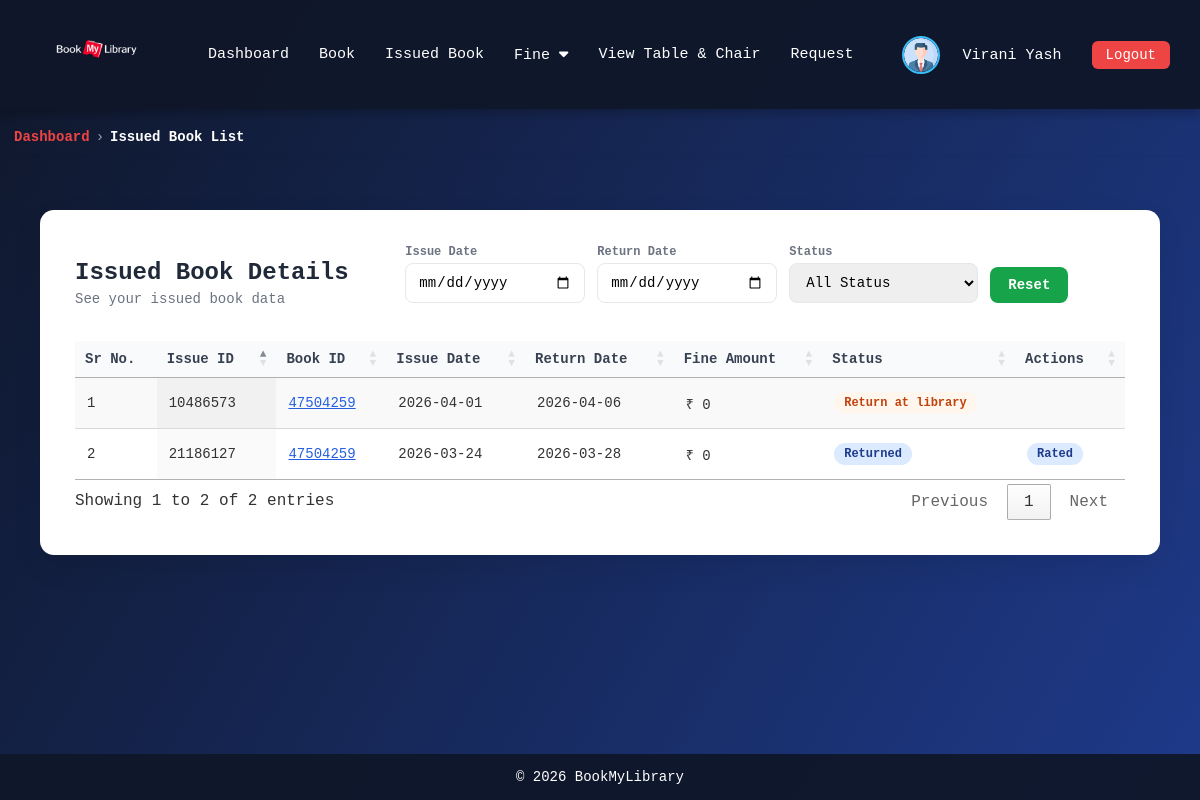
Page /user/issued_book.php (signed in) on the committed database.
### tables this page shows
CREATE TABLE `user` (
  `user_id` int NOT NULL,
  `first_name` varchar(100) DEFAULT NULL,
  `last_name` varchar(100) DEFAULT NULL,
  `email` varchar(255) DEFAULT NULL,
  `contact_no` varchar(15) DEFAULT NULL,
  `gender` varchar(10) DEFAULT NULL,
  `address` varchar(255) DEFAULT NULL,
  `image` varchar(255) DEFAULT NULL,
  `password` varchar(255) NOT NULL,
  `role` varchar(10) DEFAULT NULL,
  `status` varchar(15) DEFAULT NULL
);

CREATE TABLE `issue` (
  `issue_id` int NOT NULL,
  `book_id` int DEFAULT NULL,
  `user_id` int DEFAULT NULL,
  `library_id` int DEFAULT NULL,
  `issue_date` date DEFAULT NULL,
  `return_date` date DEFAULT NULL,
  `fine_amount` int DEFAULT NULL,
  `renew_count` int NOT NULL DEFAULT '0',
  `status` varchar(30) DEFAULT NULL,
  `last_mailed_status` varchar(50) DEFAULT NULL,
  `is_rated` tinyint NOT NULL DEFAULT '0',
  `created_at` datetime DEFAULT CURRENT_TIMESTAMP
);

### user/issued_book.php (the view, shortened to what this page needs)
<!DOCTYPE html>
<html lang="en">
<head>
    <link rel="stylesheet" href="https://cdn.datatables.net/1.13.6/css/jquery.dataTables.min.css">
    <link rel="stylesheet" href="https://cdn.datatables.net/buttons/2.4.1/css/buttons.dataTables.min.css">
</head>
<body>
    <?php include 'navbar.php'; ?>
    <div class="breadcrumb-wrapper">
        <nav class="breadcrumb">
            <a href="home.php" class="dashboard">Dashboard</a>
            <span class="separator">›</span>
            <span class="current">Issued Book List</span>
        </nav>
    </div>
    <div class="container">
        <div class="card">
            <div class="top-actions">
                <div class="title-area">
                    <h3>Issued Book Details</h3>
                    <div class="subtitle">See your issued book data</div>
                </div>
                <div class="advanced-filters">
                    <div class="filter-box">
                        <label>Issue Date</label>
                        <input type="date" id="filterIssueDate">
                    </div>
                    <div class="filter-box">
                        <label>Return Date</label>
                        <input type="date" id="filterReturnDate">
                    </div>
                    <div class="filter-box">
                        <label>Status</label>
                        <select id="filterStatus">
                            <option value="">All Status</option>
                        </select>
                    </div>
                    <div class="filter-box btn-area">
                        <label>&nbsp;</label>
                        <button class="btn btn-add" onclick="resetFilters()">Reset</button>
                    </div>
                </div>
            </div>
            <table id="bookTable" class="display">
                <thead>
                    <tr>
                        <th>Sr No.</th>
                        <th>Issue ID</th>
                        <th>Book ID</th>
                        <th>Issue Date</th>
                        <th>Return Date</th>
                        <th>Fine Amount</th>
                        <th>Status</th>
                        <th>Actions</th>
                    </tr>
                </thead>
                <tbody>
                    <?php
                    $user_id = $_SESSION['id'];
                    $issue = mysqli_query($con, "SELECT * FROM issue WHERE user_id = '$user_id' ORDER BY issue_date DESC");
                    $i = 1;
                    foreach ($issue as $row) {
                        if ($row['status'] == "Returned") {
                            $statusClass = "returned";
                            $statusText  = "Returned";
                        }
                        if ($row['status'] == "Return at library") {
                            $statusClass = "return-at-library";
                            $statusText  = "Return at library";
                        }
                        $book_data = mysqli_fetch_assoc(mysqli_query($con, "SELECT * FROM book_list WHERE book_id = '{$row['book_id']}'"));
                        $library_data = mysqli_fetch_assoc(mysqli_query($con, "SELECT * FROM library WHERE library_id = '{$row['library_id']}'"));
                        echo "<tr>
                                <td>{$i}</td>
                                <td>{$row['issue_id']}</td>
                                <td>
                                    <span class='model-link'
                                    onclick=\"openBookModal(
                                    '{$book_data['book_id']}',
                                    '../book_images/{$book_data['image']}',
                                    '" . htmlspecialchars($book_data['title'], ENT_QUOTES) . "',
                                    '" . htmlspecialchars($book_data['author'], ENT_QUOTES) . "',
                                    '" . htmlspecialchars($book_data['category'], ENT_QUOTES) . "',
                                    '{$book_data['year']}',
                                    '" . htmlspecialchars($library_data['library_name'], ENT_QUOTES) . "'
                                    )\">
                                    {$row['book_id']}
                                    </span>
                                </td>
                                <td>{$row['issue_date']}</td>
                                <td>{$row['return_date']}</td>
                                <td>₹ {$row['fine_amount']}</td>
                                <td><span class='status {$statusClass}'>{$statusText}</span></td>
                                <td>";
                        if ($row['status'] == "Returned" && $row['is_rated'] == 0) {
                            echo "<button class='btn btn-rate'
                                        onclick='openRatingModal(\"{$row['issue_id']}\", \"{$row['book_id']}\")'>
                                        Rate
                                    </button>";
                        } elseif ($row['status'] == "Returned" && $row['is_rated'] == 1) {
                            echo "<span class='status returned'>Rated</span>";
                        }
                        echo "</td>
                                    </tr>";
                        $i++;
                    }
                    ?>
                </tbody>
            </table>
        </div>
    </div>
    <?php include 'footer.php'; ?>
</body>
</html>

### user/navbar.php (shortened to what this page needs)
<!DOCTYPE html>
<html lang="en">
<?php
include '../update_status.php';
?>
<head>
    <link rel="stylesheet" href="https://cdnjs.cloudflare.com/ajax/libs/font-awesome/6.5.0/css/all.min.css">
</head>
<body>
    <?php
    $user_id = $_SESSION['id'];
    $user = mysqli_query($con, "SELECT * FROM user WHERE user_id = $user_id");
    $data = mysqli_fetch_assoc($user);
    ?>
    <nav class="navbar">
        <div class="nav-left">
            <a href="home.php">
                <img src="../image/BookMyLibrary.png" alt="Library Logo">
            </a>
        </div>
        <div class="nav-center">
            <a href="home.php">Dashboard</a>
            <a href="book.php">Book</a>
            <a href="issued_book.php">Issued Book</a>
            <div class="dropdown">
                <a href="javascript:void(0);" class="dropbtn">Fine <i class="fa-solid fa-caret-down"></i></a>
            </div>
            <a href="view_table&chair.php">View Table & Chair</a>
            <a href="request_librarian.php">Request</a>
        </div>
        <div class="nav-right">
            <div class="profile">
                <img src="../image/<?php echo $data['image']; ?>" alt="Profile">
                <div class="dropdown">
                    <a href="javascript:void(0);" class="dropbtn"><?php echo $data['first_name'] . " " . $data['last_name']; ?></a>
                </div>
            </div>
            <a href="../login.php" class="logout-btn">Logout</a>
        </div>
    </nav>
</body>
</html>

### user/issued_book.php (style rules this page uses)
* { margin: 0; padding: 0; box-sizing: border-box; font-family: "JetBrains Mono", "Fira Code", Consolas, monospace; }
body { min-height: 100vh; display: flex; flex-direction: column; background: linear-gradient(120deg, #0f172a, #1e3a8a); color: #333; }
.container { width: 100%; max-width: 100%; padding: 40px; }
.card { background: #ffffff; padding: 35px; border-radius: 14px; box-shadow: 0 12px 30px rgba(0, 0, 0, 0.08); }
.top-actions { display: flex; justify-content: space-between; align-items: center; margin-bottom: 20px; flex-wrap: wrap; gap: 10px; }
.title-area h3 { margin: 0; font-size: 24px; font-weight: 700; color: #1f2937; }
.subtitle { font-size: 14px; color: #6b7280; margin-top: 5px; }
.btn { padding: 10px 18px; border-radius: 8px; border: none; cursor: pointer; font-size: 14px; font-weight: 600; transition: 0.2s ease; }
.btn-add { background: #16a34a; color: #fff; }
td { white-space: nowrap; }
.model-link { color: #2660de; cursor: pointer; text-decoration: underline; }
table.dataTable { width: 100% !important; font-size: 14px; }
table.dataTable thead th { background: #f9fafb; color: #374151; font-weight: 600; border-bottom: 1px solid #e5e7eb; padding: 14px 12px; }
table.dataTable tbody td { padding: 14px 12px; vertical-align: middle; }
table.dataTable tbody tr { transition: background 0.2s; }
.status { padding: 6px 16px; border-radius: 999px; font-size: 13px; font-weight: 600; display: inline-block; }
.returned { background: #dbeafe; color: #1e3a8a; }
.return-at-library { background: #fff7ed; color: #c2410c; }
.breadcrumb-wrapper { padding: 10px 14px; border-radius: 8px; margin-bottom: 15px; margin-top: 10px; box-shadow: 0 2px 4px rgba(0, 0, 0, 0.02); }
.breadcrumb { font-size: 14px; font-weight: 500; color: #6b7280; display: flex; flex-wrap: wrap; align-items: center; gap: 6px; }
.breadcrumb .dashboard { color: #ef4444; font-weight: 600; }
.breadcrumb .separator { color: #9ca3af; }
.breadcrumb a { text-decoration: none; color: #ef4444; transition: 0.2s ease; }
.breadcrumb .current { color: #ffffffff; font-weight: 600; }
.status { padding: 4px 10px; border-radius: 20px; font-size: 12px; font-weight: 600; display: inline-block; }
.advanced-filters { display: flex; flex-wrap: wrap; gap: 12px; margin-bottom: 18px; }
.advanced-filters input, .advanced-filters select { padding: 10px 12px; border: 1px solid #e5e7eb; border-radius: 8px; font-size: 14px; min-width: 180px; }
.filter-box { display: flex; flex-direction: column; }
.filter-box label { font-size: 12px; font-weight: 600; color: #6b7280; margin-bottom: 4px; }
.btn-area { justify-content: flex-end; }

### user/navbar.php (style rules this page uses)
.navbar { background: rgba(15, 23, 42, 0.95); color: #fff; padding: 12px 30px; display: flex; align-items: center; justify-content: space-between; flex-wrap: wrap; box-shadow: 0 4px 10px rgba(0, 0, 0, 0.25); font-family: "JetBrains Mono", "Fira Code", Consolas, monospace; }
.nav-left { display: flex; align-items: center; gap: 10px; }
.nav-left img { height: 80px; width: 130px; }
.nav-center { flex: 1; display: flex; justify-content: center; }
.nav-center a { color: #fff; text-decoration: none; margin: 0 15px; font-size: 15px; }
.nav-right { display: flex; align-items: center; gap: 15px; }
.profile { display: flex; align-items: center; gap: 8px; color: #fff; }
.profile img { width: 38px; height: 38px; border-radius: 50%; border: 2px solid #38bdf8; object-fit: cover; }
.logout-btn { padding: 6px 14px; border-radius: 6px; background: #ef4444; color: #fff; text-decoration: none; font-size: 14px; }
.dropdown { position: relative; display: inline-block; }
.dropdown>a { color: #fff; text-decoration: none; margin: 0 15px; font-size: 15px; cursor: pointer; }
.dropdown>a.dropbtn { color: #fff; text-decoration: none; margin: 0 15px; font-size: 15px; cursor: pointer; }

### user/footer.php (style rules this page uses)
html, body { height: 100%; margin: 0; }
body { display: flex; flex-direction: column; }

### rows in the picture
user: image (placeholder picture), first_name "Virani", last_name "Yash"
issue: issue_id "10486573", book "47504259", issue_date "2026-04-01", return_date "2026-04-06", fine_amount "0", status "Return at library"
issue: issue_id "21186127", book "47504259", issue_date "2026-03-24", return_date "2026-03-28", fine_amount "0", status "Returned", is_rated "Rated"
